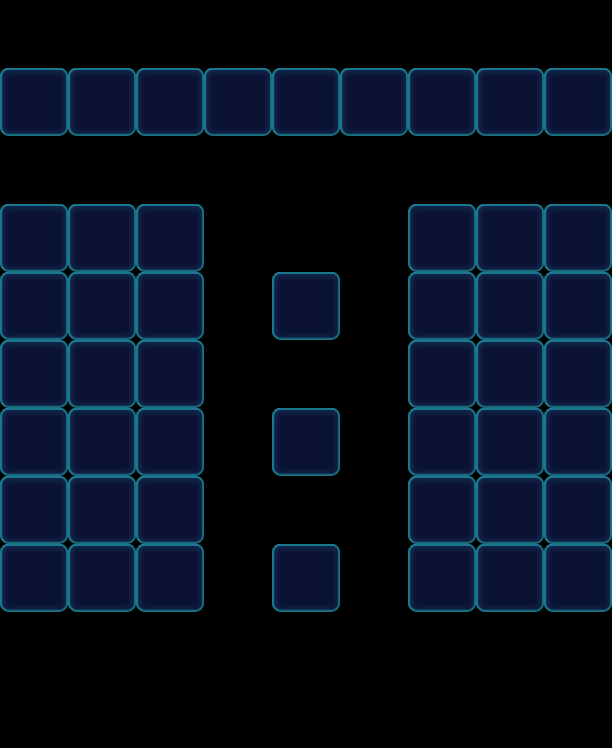

Rendered tile map (Tiled .tmx) drawn with the repository's tilesets; below, a short description and the map source with its tile grids summarised:
An orthogonal 9x11 tile map with 68x68 px tiles, 1 tile layer (Valid), 2 tilesets and 76 objects (43x Floor, 16x Factory_Normal, 12x Monster, 5x Lock).

<map version="1.0" orientation="orthogonal" width="9" height="11" tilewidth="68" tileheight="68">
 <properties>
  <property name="Connect" value="11,46,1|71,44,1" />
 </properties>
 <tileset firstgid="1" name="game_grid1" tilewidth="68" tileheight="68">
  <image source="game_grid1.png" width="68" height="68" />
 </tileset>
 <tileset firstgid="2" name="map" tilewidth="68" tileheight="68">
  <image source="map.png" width="1024" height="1024" />
 </tileset>
 <layer name="Valid" width="9" height="11">
  <data>[99 cells, 48 non-empty, 1 distinct tile ids]</data>
 </layer>
 <objectgroup name="BottomObj" width="9" height="11">
  <object name="Jelly" type="Floor" gid="33" x="0" y="340">
   <properties>
    <property name="Layers" value="2" />
   </properties>
  </object>
  <object name="Jelly" type="Floor" gid="33" x="0" y="272">
   <properties>
    <property name="Layers" value="2" />
   </properties>
  </object>
  <object name="Jelly" type="Floor" gid="33" x="68" y="272">
   <properties>
    <property name="Layers" value="2" />
   </properties>
  </object>
  <object name="Jelly" type="Floor" gid="33" x="272" y="136">
   <properties>
    <property name="Layers" value="2" />
   </properties>
  </object>
  <object name="Jelly" type="Floor" gid="33" x="136" y="272">
   <properties>
    <property name="Layers" value="2" />
   </properties>
  </object>
  <object name="Jelly" type="Floor" gid="33" x="408" y="272">
   <properties>
    <property name="Layers" value="2" />
   </properties>
  </object>
  <object name="Jelly" type="Floor" gid="33" x="544" y="272">
   <properties>
    <property name="Layers" value="2" />
   </properties>
  </object>
  <object name="Jelly" type="Floor" gid="33" x="476" y="272">
   <properties>
    <property name="Layers" value="2" />
   </properties>
  </object>
  <object name="Jelly" type="Floor" gid="33" x="68" y="340">
   <properties>
    <property name="Layers" value="2" />
   </properties>
  </object>
  <object name="6546" type="Floor" gid="32" x="0" y="136">
   <properties>
    <property name="Layers" value="1" />
   </properties>
  </object>
  <object name="6546" type="Floor" gid="32" x="136" y="136">
   <properties>
    <property name="Layers" value="1" />
   </properties>
  </object>
  <object name="6546" type="Floor" gid="32" x="204" y="136">
   <properties>
    <property name="Layers" value="1" />
   </properties>
  </object>
  <object name="6546" type="Floor" gid="32" x="340" y="136">
   <properties>
    <property name="Layers" value="1" />
   </properties>
  </object>
  <object name="6546" type="Floor" gid="32" x="408" y="136">
   <properties>
    <property name="Layers" value="1" />
   </properties>
  </object>
  <object name="6546" type="Floor" gid="32" x="544" y="136">
   <properties>
    <property name="Layers" value="1" />
   </properties>
  </object>
  <object name="Jelly" type="Floor" gid="33" x="136" y="340">
   <properties>
    <property name="Layers" value="2" />
   </properties>
  </object>
  <object name="Jelly" type="Floor" gid="33" x="408" y="408">
   <properties>
    <property name="Layers" value="2" />
   </properties>
  </object>
  <object name="Jelly" type="Floor" gid="33" x="476" y="408">
   <properties>
    <property name="Layers" value="2" />
   </properties>
  </object>
  <object name="Jelly" type="Floor" gid="33" x="476" y="340">
   <properties>
    <property name="Layers" value="2" />
   </properties>
  </object>
  <object name="Jelly" type="Floor" gid="33" x="544" y="408">
   <properties>
    <property name="Layers" value="2" />
   </properties>
  </object>
  <object name="Jelly" type="Floor" gid="33" x="544" y="340">
   <properties>
    <property name="Layers" value="2" />
   </properties>
  </object>
  <object name="Jelly" type="Floor" gid="33" x="408" y="340">
   <properties>
    <property name="Layers" value="2" />
   </properties>
  </object>
  <object name="Jelly" type="Floor" gid="33" x="408" y="544">
   <properties>
    <property name="Layers" value="2" />
   </properties>
  </object>
  <object name="Jelly" type="Floor" gid="33" x="476" y="544">
   <properties>
    <property name="Layers" value="2" />
   </properties>
  </object>
  <object name="Jelly" type="Floor" gid="33" x="476" y="476">
   <properties>
    <property name="Layers" value="2" />
   </properties>
  </object>
  <object name="Jelly" type="Floor" gid="33" x="544" y="544">
   <properties>
    <property name="Layers" value="2" />
   </properties>
  </object>
  <object name="Jelly" type="Floor" gid="33" x="544" y="476">
   <properties>
    <property name="Layers" value="2" />
   </properties>
  </object>
  <object name="Jelly" type="Floor" gid="33" x="408" y="476">
   <properties>
    <property name="Layers" value="2" />
   </properties>
  </object>
  <object name="Jelly" type="Floor" gid="33" x="0" y="476">
   <properties>
    <property name="Layers" value="2" />
   </properties>
  </object>
  <object name="Jelly" type="Floor" gid="33" x="68" y="476">
   <properties>
    <property name="Layers" value="2" />
   </properties>
  </object>
  <object name="Jelly" type="Floor" gid="33" x="68" y="408">
   <properties>
    <property name="Layers" value="2" />
   </properties>
  </object>
  <object name="Jelly" type="Floor" gid="33" x="136" y="476">
   <properties>
    <property name="Layers" value="2" />
   </properties>
  </object>
  <object name="Jelly" type="Floor" gid="33" x="136" y="408">
   <properties>
    <property name="Layers" value="2" />
   </properties>
  </object>
  <object name="Jelly" type="Floor" gid="33" x="0" y="408">
   <properties>
    <property name="Layers" value="2" />
   </properties>
  </object>
  <object name="Jelly" type="Floor" gid="33" x="0" y="612">
   <properties>
    <property name="Layers" value="2" />
   </properties>
  </object>
  <object name="Jelly" type="Floor" gid="33" x="68" y="612">
   <properties>
    <property name="Layers" value="2" />
   </properties>
  </object>
  <object name="Jelly" type="Floor" gid="33" x="68" y="544">
   <properties>
    <property name="Layers" value="2" />
   </properties>
  </object>
  <object name="Jelly" type="Floor" gid="33" x="136" y="612">
   <properties>
    <property name="Layers" value="2" />
   </properties>
  </object>
  <object name="Jelly" type="Floor" gid="33" x="136" y="544">
   <properties>
    <property name="Layers" value="2" />
   </properties>
  </object>
  <object name="Jelly" type="Floor" gid="33" x="0" y="544">
   <properties>
    <property name="Layers" value="2" />
   </properties>
  </object>
  <object name="Jelly" type="Floor" gid="33" x="408" y="612">
   <properties>
    <property name="Layers" value="2" />
   </properties>
  </object>
  <object name="Jelly" type="Floor" gid="33" x="476" y="612">
   <properties>
    <property name="Layers" value="2" />
   </properties>
  </object>
  <object name="Jelly" type="Floor" gid="33" x="544" y="612">
   <properties>
    <property name="Layers" value="2" />
   </properties>
  </object>
 </objectgroup>
 <objectgroup name="MiddleObj" width="9" height="11">
  <object type="Monster" gid="124" x="272" y="612">
   <properties>
    <property name="Color" value="Yellow" />
    <property name="Direction" value="Vertic" />
   </properties>
  </object>
  <object name="Monster" type="Monster" gid="2" x="272" y="340">
   <properties>
    <property name="Color" value="Blue" />
   </properties>
  </object>
  <object type="Monster" gid="124" x="272" y="476">
   <properties>
    <property name="Color" value="Green" />
    <property name="Direction" value="Vertic" />
   </properties>
  </object>
  <object type="Monster" gid="124" x="68" y="136">
   <properties>
    <property name="Color" value="Blue" />
    <property name="Direction" value="Horiz" />
   </properties>
  </object>
  </objectgroup>
 <objectgroup color="#000000" name="TopObj" width="9" height="11">
  <!-- 21 objects omitted --></objectgroup>
</map>
<!-- 29 of 76 objects omitted -->
